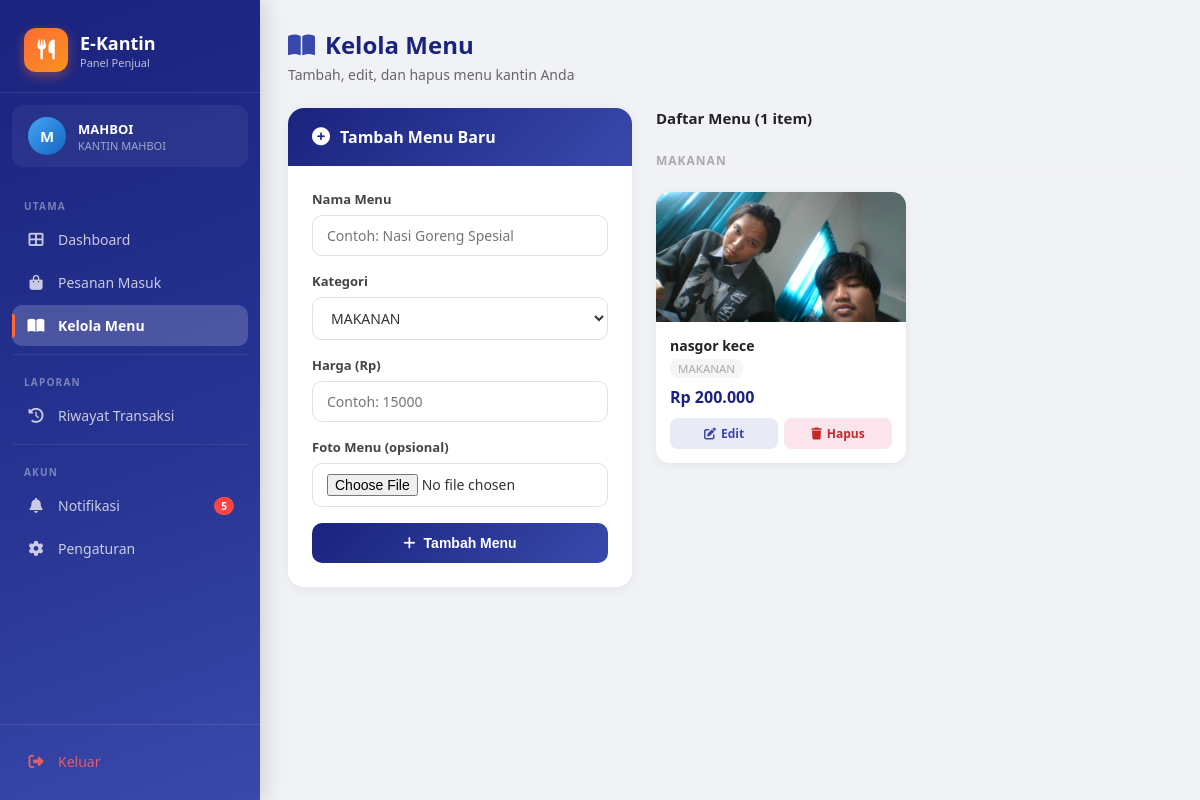
The page /dashboard/penjual/menu.php (signed in) on the database its author committed.
### tables this page shows
CREATE TABLE `menu` (
  `id_menu` int(11) NOT NULL,
  `id_penjual` int(11) NOT NULL,
  `nama_menu` varchar(100) NOT NULL,
  `kategori` varchar(50) DEFAULT NULL,
  `harga` int(11) NOT NULL,
  `gambar` varchar(255) DEFAULT NULL,
  `created_at` timestamp NOT NULL DEFAULT current_timestamp()
);

### dashboard/penjual/menu.php (the view, shortened to what this page needs)
<?php
require_once '../../includes/db.php';
$id_penjual = $_SESSION['penjual']['id_penjual'] ?? 0;
$edit_data = null;
$stmt = $pdo->prepare("SELECT * FROM menu WHERE id_penjual = ? ORDER BY kategori, nama_menu");
$stmt->execute([$id_penjual]);
$menu_list = $stmt->fetchAll();
?>
<?php require_once '../../includes/sidebar_penjual.php'; ?>
<div class="page-header">
    <h1><i class="fas fa-book-open" style="color:#3949ab;margin-right:10px;"></i>Kelola Menu</h1>
    <p>Tambah, edit, dan hapus menu kantin Anda</p>
</div>
<div class="menu-layout">
    <div class="form-card">
        <div class="form-card-header">
            <i class="fas fa-<?= $edit_data ? 'edit' : 'plus-circle' ?>"></i>
            <h3><?= $edit_data ? 'Edit Menu' : 'Tambah Menu Baru' ?></h3>
        </div>
        <div class="form-card-body">
            <form method="POST" enctype="multipart/form-data">
                <div class="form-group">
                    <label>Nama Menu</label>
                    <input type="text" name="nama_menu" value="<?= htmlspecialchars($edit_data['nama_menu'] ?? '') ?>" placeholder="Contoh: Nasi Goreng Spesial" required>
                </div>
                <div class="form-group">
                    <label>Kategori</label>
                    <select name="kategori">
                        <?php foreach (['MAKANAN','MINUMAN','SNACK','PAKET'] as $k): ?>
                        <option value="<?= $k ?>" <?= ($edit_data['kategori']??'')===$k?'selected':'' ?>><?= $k ?></option>
                        <?php endforeach; ?>
                    </select>
                </div>
                <div class="form-group">
                    <label>Harga (Rp)</label>
                    <input type="number" name="harga" value="<?= $edit_data['harga'] ?? '' ?>" placeholder="Contoh: 15000" min="0" required>
                </div>
                <div class="form-group">
                    <label>Foto Menu (opsional)</label>
                    <input type="file" name="gambar" accept="image/*" onchange="previewImage(this)">
                </div>
                <button type="submit" class="btn-submit">
                    <i class="fas fa-<?= $edit_data ? 'save' : 'plus' ?>"></i>
                    <?= $edit_data ? 'Simpan Perubahan' : 'Tambah Menu' ?>
                </button>
            </form>
        </div>
    </div>
    <div>
        <div style="font-size:15px;font-weight:700;color:#222;margin-bottom:16px;">
            Daftar Menu (<?= count($menu_list) ?> item)
        </div>
        <div class="menu-grid">
            <?php if (empty($menu_list)): ?>
                <div class="empty-state">
                    <i class="fas fa-utensils"></i>
                    <p>Belum ada menu. Tambahkan menu pertama kamu!</p>
                </div>
            <?php else: ?>
            <?php
            $current_kat = '';
            foreach ($menu_list as $m):
                if ($m['kategori'] !== $current_kat) {
                    $current_kat = $m['kategori'];
                    echo "<div class='kategori-header'>".htmlspecialchars($current_kat)."</div>";
                }
            ?>
            <div class="menu-card">
                <div class="menu-img">
                    <?php if ($m['gambar']): ?>
                        <img src="../../assets/menu/<?= htmlspecialchars($m['gambar']) ?>" alt="<?= htmlspecialchars($m['nama_menu']) ?>" onerror="this.parentElement.innerHTML='🍽️'">
                    <?php else: ?>
                        🍽️
                    <?php endif; ?>
                </div>
                <div class="menu-card-body">
                    <div class="nama"><?= htmlspecialchars($m['nama_menu']) ?></div>
                    <div class="kategori"><?= htmlspecialchars($m['kategori'] ?? '-') ?></div>
                    <div class="harga">Rp <?= number_format($m['harga'], 0, ',', '.') ?></div>
                    <div class="menu-card-actions">
                        <a href="?edit=<?= $m['id_menu'] ?>" class="btn-edit"><i class="fas fa-edit"></i> Edit</a>
                        <a href="?hapus=<?= $m['id_menu'] ?>" class="btn-hapus" onclick="return confirm('Hapus menu ini?')"><i class="fas fa-trash"></i> Hapus</a>
                    </div>
                </div>
            </div>
            <?php endforeach; ?>
            <?php endif; ?>
        </div>
    </div>
</div>
</div></body></html>

### includes/sidebar_penjual.php (style rules this page uses)
.page-header { margin-bottom:24px; }
.page-header h1 { font-size:24px; font-weight:700; color:#1a237e; }
.page-header p { color:#666; font-size:14px; margin-top:4px; }

### dashboard/penjual/menu.php (style rules this page uses)
.menu-layout { display:grid; grid-template-columns:1fr 1.5fr; gap:24px; }
.form-card { background:white; border-radius:16px; box-shadow:0 2px 14px rgba(0,0,0,0.06); overflow:hidden; position:sticky; top:20px; }
.form-card-header { background:linear-gradient(135deg,#1a237e,#3949ab); padding:18px 24px; color:white; display:flex; align-items:center; gap:10px; }
.form-card-header i { font-size:18px; }
.form-card-header h3 { font-size:16px; font-weight:700; }
.form-card-body { padding:24px; }
.form-group { margin-bottom:16px; }
.form-group label { display:block; font-size:13px; font-weight:600; color:#444; margin-bottom:7px; }
.form-group input, .form-group select { width:100%; padding:10px 14px; border:1.5px solid #e0e0e0; border-radius:10px; font-size:14px; color:#333; outline:none; transition:border-color .2s; background:white; font-family:inherit; }
.btn-submit { width:100%; padding:12px; background:linear-gradient(135deg,#1a237e,#3949ab); color:white; border:none; border-radius:10px; font-size:14px; font-weight:700; cursor:pointer; display:flex; align-items:center; justify-content:center; gap:8px; transition:opacity .2s; }
.menu-grid { display:grid; grid-template-columns:repeat(auto-fill,minmax(200px,1fr)); gap:16px; }
.menu-card { background:white; border-radius:14px; box-shadow:0 2px 10px rgba(0,0,0,0.06); overflow:hidden; transition:transform .2s; }
.menu-img { width:100%; height:130px; object-fit:cover; background:#f0f0f0; display:flex; align-items:center; justify-content:center; font-size:40px; color:#ddd; }
.menu-img img { width:100%; height:130px; object-fit:cover; }
.menu-card-body { padding:14px; }
.menu-card-body .nama { font-size:14px; font-weight:700; color:#222; margin-bottom:4px; }
.menu-card-body .kategori { font-size:11.5px; color:#aaa; background:#f5f5f5; padding:2px 8px; border-radius:8px; display:inline-block; margin-bottom:8px; }
.menu-card-body .harga { font-size:16px; font-weight:800; color:#1a237e; }
.menu-card-actions { display:flex; gap:6px; margin-top:10px; }
.btn-edit { flex:1; padding:7px; background:#e8eaf6; color:#3949ab; border:none; border-radius:8px; font-size:12px; font-weight:600; cursor:pointer; transition:background .2s; text-decoration:none; display:flex; align-items:center; justify-content:center; gap:5px; }
.btn-hapus { flex:1; padding:7px; background:#fce4ec; color:#c62828; border:none; border-radius:8px; font-size:12px; font-weight:600; cursor:pointer; transition:background .2s; text-decoration:none; display:flex; align-items:center; justify-content:center; gap:5px; }
.kategori-header { font-size:12px; font-weight:700; color:#aaa; text-transform:uppercase; letter-spacing:1px; grid-column:1/-1; margin-top:8px; padding-bottom:6px; border-bottom:1px solid #f0f0f0; }

### rows shown on the page
menu: kategori "MAKANAN", gambar (picture), nama_menu "nasgor kece", harga "200.000"

### other values the page prints
substr($_SESSION['user']['nama'],0,1) "M"
$_SESSION['user']['nama'] "MAHBOI"
$_SESSION['penjual']['nama_kantin'] "KANTIN MAHBOI"
$notif_count "5"
count($menu_list) "1"
form field kategori "MAKANAN"
